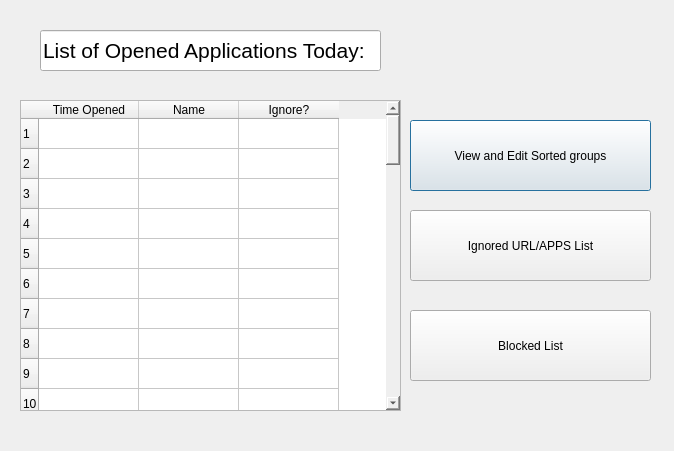
<?xml version="1.0" encoding="UTF-8"?>
<ui version="4.0">
 <class>Dialog</class>
 <widget class="QDialog" name="Dialog">
  <property name="geometry">
   <rect>
    <x>0</x>
    <y>0</y>
    <width>674</width>
    <height>451</height>
   </rect>
  </property>
  <property name="windowTitle">
   <string>Dialog</string>
  </property>
  <widget class="QLineEdit" name="lineEdit">
   <property name="geometry">
    <rect>
     <x>40</x>
     <y>30</y>
     <width>341</width>
     <height>41</height>
    </rect>
   </property>
   <property name="font">
    <font>
     <pointsize>16</pointsize>
    </font>
   </property>
   <property name="text">
    <string>List of Opened Applications Today:</string>
   </property>
  </widget>
  <widget class="QPushButton" name="ViewAndEdit">
   <property name="geometry">
    <rect>
     <x>410</x>
     <y>120</y>
     <width>241</width>
     <height>71</height>
    </rect>
   </property>
   <property name="text">
    <string>View and Edit Sorted groups</string>
   </property>
  </widget>
  <widget class="QPushButton" name="Ignored">
   <property name="geometry">
    <rect>
     <x>410</x>
     <y>210</y>
     <width>241</width>
     <height>71</height>
    </rect>
   </property>
   <property name="text">
    <string>Ignored URL/APPS List</string>
   </property>
  </widget>
  <widget class="QPushButton" name="BlockedList">
   <property name="geometry">
    <rect>
     <x>410</x>
     <y>310</y>
     <width>241</width>
     <height>71</height>
    </rect>
   </property>
   <property name="text">
    <string>Blocked List</string>
   </property>
  </widget>
  <widget class="QTableWidget" name="tableWidget">
   <property name="geometry">
    <rect>
     <x>20</x>
     <y>100</y>
     <width>381</width>
     <height>311</height>
    </rect>
   </property>
   <property name="styleSheet">
    <string notr="true">border-color: rgb(0,0,0);</string>
   </property>
   <row>
    <property name="text">
     <string>1</string>
    </property>
   </row>
   <row>
    <property name="text">
     <string>2</string>
    </property>
   </row>
   <row>
    <property name="text">
     <string>3</string>
    </property>
   </row>
   <row>
    <property name="text">
     <string>4</string>
    </property>
   </row>
   <row>
    <property name="text">
     <string>5</string>
    </property>
   </row>
   <row>
    <property name="text">
     <string>6</string>
    </property>
   </row>
   <row>
    <property name="text">
     <string>7</string>
    </property>
   </row>
   <row>
    <property name="text">
     <string>8</string>
    </property>
   </row>
   <row>
    <property name="text">
     <string>9</string>
    </property>
   </row>
   <row>
    <property name="text">
     <string>10</string>
    </property>
   </row>
   <row>
    <property name="text">
     <string>11</string>
    </property>
   </row>
   <row>
    <property name="text">
     <string>12</string>
    </property>
   </row>
   <row>
    <property name="text">
     <string>13</string>
    </property>
   </row>
   <row>
    <property name="text">
     <string>14</string>
    </property>
   </row>
   <row>
    <property name="text">
     <string>15</string>
    </property>
   </row>
   <row>
    <property name="text">
     <string>16</string>
    </property>
   </row>
   <row>
    <property name="text">
     <string>17</string>
    </property>
   </row>
   <row>
    <property name="text">
     <string>18</string>
    </property>
   </row>
   <row>
    <property name="text">
     <string>19</string>
    </property>
   </row>
   <row>
    <property name="text">
     <string>20</string>
    </property>
   </row>
   <row>
    <property name="text">
     <string>21</string>
    </property>
   </row>
   <row>
    <property name="text">
     <string>22</string>
    </property>
   </row>
   <row>
    <property name="text">
     <string>23</string>
    </property>
   </row>
   <row>
    <property name="text">
     <string>24</string>
    </property>
   </row>
   <row>
    <property name="text">
     <string>25</string>
    </property>
   </row>
   <row>
    <property name="text">
     <string>26</string>
    </property>
   </row>
   <row>
    <property name="text">
     <string>27</string>
    </property>
   </row>
   <row>
    <property name="text">
     <string>28</string>
    </property>
   </row>
   <row>
    <property name="text">
     <string>29</string>
    </property>
   </row>
   <row>
    <property name="text">
     <string>30</string>
    </property>
   </row>
   <row>
    <property name="text">
     <string>31</string>
    </property>
   </row>
   <row>
    <property name="text">
     <string>32</string>
    </property>
   </row>
   <row>
    <property name="text">
     <string>33</string>
    </property>
   </row>
   <row>
    <property name="text">
     <string>34</string>
    </property>
   </row>
   <row>
    <property name="text">
     <string>35</string>
    </property>
   </row>
   <row>
    <property name="text">
     <string>36</string>
    </property>
   </row>
   <row>
    <property name="text">
     <string>37</string>
    </property>
   </row>
   <row>
    <property name="text">
     <string>38</string>
    </property>
   </row>
   <row>
    <property name="text">
     <string>39</string>
    </property>
   </row>
   <row>
    <property name="text">
     <string>40</string>
    </property>
   </row>
   <row>
    <property name="text">
     <string>41</string>
    </property>
   </row>
   <row>
    <property name="text">
     <string>42</string>
    </property>
   </row>
   <row>
    <property name="text">
     <string>43</string>
    </property>
   </row>
   <row>
    <property name="text">
     <string>44</string>
    </property>
   </row>
   <row>
    <property name="text">
     <string>45</string>
    </property>
   </row>
   <row>
    <property name="text">
     <string>46</string>
    </property>
   </row>
   <row>
    <property name="text">
     <string>47</string>
    </property>
   </row>
   <row>
    <property name="text">
     <string>48</string>
    </property>
   </row>
   <row>
    <property name="text">
     <string>49</string>
    </property>
   </row>
   <row>
    <property name="text">
     <string>50</string>
    </property>
   </row>
   <column>
    <property name="text">
     <string>Time Opened</string>
    </property>
   </column>
   <column>
    <property name="text">
     <string>Name</string>
    </property>
   </column>
   <column>
    <property name="text">
     <string>Ignore?</string>
    </property>
   </column>
  </widget>
 </widget>
 <resources/>
 <connections/>
</ui>
